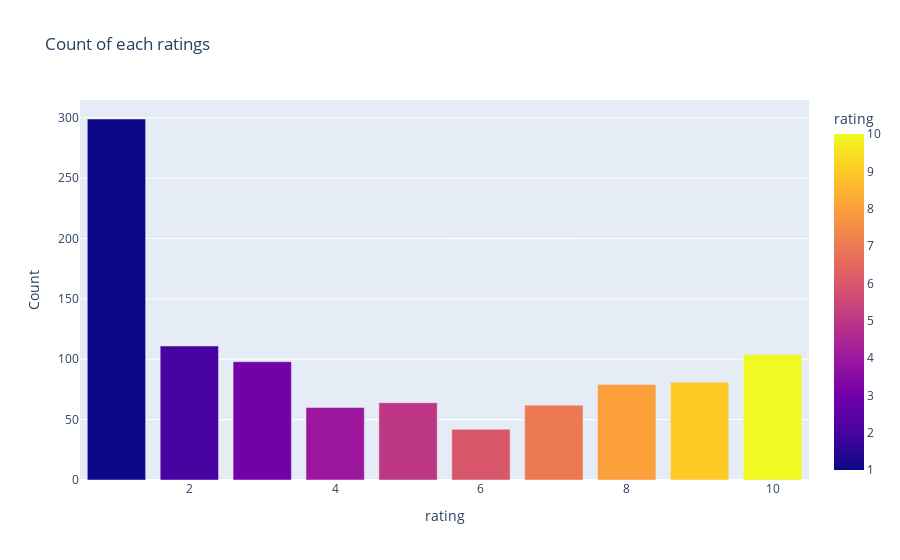

Notebook cell for this chart:
### Code cell
px.bar(d,x='rating', y='Count',color="rating",title='Count of each ratings')

### Figure 1 — Plotly figure (JSON) as saved in the notebook; plotly's stock layout.template omitted (floating-point values rounded to 4 significant figures)
{"data": [{"alignmentgroup": "True", "hovertemplate": "rating=%{marker.color}<br>Count=%{y}<extra></extra>", "legendgroup": "", "marker": {"color": [1, 2, 10, 3, 9, 8, 5, 7, 4, 6], "coloraxis": "coloraxis", "pattern": {"shape": ""}}, "name": "", "offsetgroup": "", "orientation": "v", "showlegend": false, "textposition": "auto", "type": "bar", "x": [1, 2, 10, 3, 9, 8, 5, 7, 4, 6], "xaxis": "x", "y": [299, 111, 104, 98, 81, 79, 64, 62, 60, 42], "yaxis": "y"}], "layout": {"barmode": "relative", "coloraxis": {"colorbar": {"title": {"text": "rating"}}, "colorscale": [[0, "#0d0887"], [0.1111, "#46039f"], [0.2222, "#7201a8"], [0.3333, "#9c179e"], [0.4444, "#bd3786"], [0.5556, "#d8576b"], [0.6667, "#ed7953"], [0.7778, "#fb9f3a"], [0.8889, "#fdca26"], [1, "#f0f921"]]}, "legend": {"tracegroupgap": 0}, "title": {"text": "Count of each ratings"}, "xaxis": {"anchor": "y", "domain": [0, 1], "title": {"text": "rating"}}, "yaxis": {"anchor": "x", "domain": [0, 1], "title": {"text": "Count"}}}}
